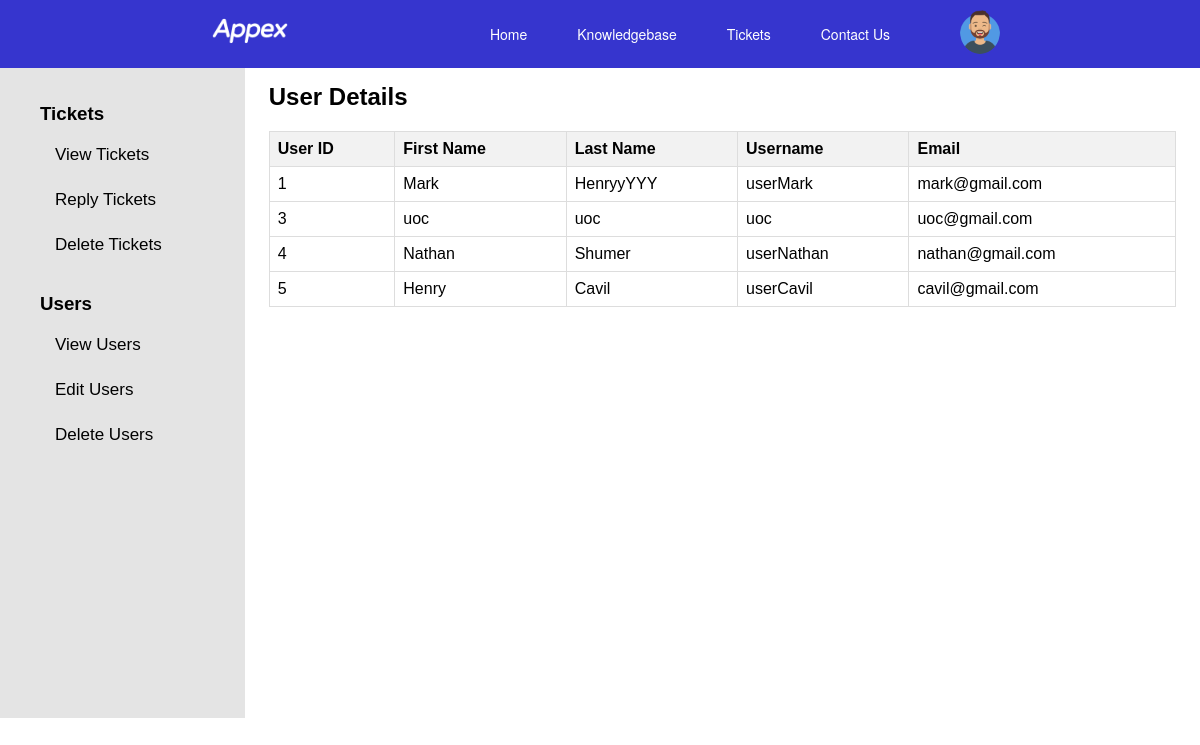
The page /php/dashboard.php (signed in) on the database its author committed.
### tables this page shows
CREATE TABLE `userdetails` (
  `userID` int(10) NOT NULL,
  `firstName` varchar(30) NOT NULL,
  `lastName` varchar(30) NOT NULL,
  `username` varchar(50) NOT NULL,
  `email` varchar(50) NOT NULL,
  `password` varchar(50) NOT NULL
);

### php/dashboard.php (the view, shortened to what this page needs)
<?php
require_once('../include/connection.php');
?>
<?php
$query = "SELECT * FROM userdetails";
$result = mysqli_query($connection, $query);
?>
<!DOCTYPE html>
<html lang="en">
<head>
    <link rel="stylesheet" href="../css/dashboard.css">
</head>
<body>
    <nav>
        <div class="navbar-outerbox">
            <div class="logo-box">
                <a href="home.php"><img src="../resources/logos/appex-text-logo.png" alt="logo"></a>
            </div>
            <div class="menu-and-userimage-box">
                <ul class="navbar-menu-names">
                    <li><a href="#">Home</a></li>
                    <li><a href="#">Knowledgebase</a></li>
                    <li><a href="#">Tickets</a></li>
                    <li><a href="#">Contact Us</a></li>
                </ul>
                <div class="userimage">
                    <img src="../resources/images/userimage.png" alt="">
                </div>
            </div>
        </div>
    </nav>
    <div class="side-menubar-and-main">
        <div class="side-menubar">
            <div class="side-menubar-section">
                <h3 class="side-menubar-heading">Tickets</h3>
                <a href="dashboard.php"><span class="side-menubar-items">View Tickets</span></a>
                <a href="dashboard-update-user.php"><span class="side-menubar-items">Reply Tickets</span></a>
                <a href="dashboard-delete-user.php"><span class="side-menubar-items">Delete Tickets</span></a>
            </div>
            <div class="side-menubar-section">
                <h3 class="side-menubar-heading">Users</h3>
                <a href="dashboard.php"><span class="side-menubar-items">View Users</span></a>
                <a href="dashboard-update-user.php"><span class="side-menubar-items">Edit Users</span></a>
                <a href="dashboard-delete-user.php"><span class="side-menubar-items">Delete Users</span></a>
            </div>
        </div>
        <main>
            <h2>User Details</h2>
            <table>
                <thead>
                    <tr>
                        <th>User ID</th>
                        <th>First Name</th>
                        <th>Last Name</th>
                        <th>Username</th>
                        <th>Email</th>
                    </tr>
                </thead>
                <tbody>
                    <?php
                    while ($row = mysqli_fetch_assoc($result)) {
                        echo "<tr>";
                        echo "<td>" . $row['userID'] . "</td>";
                        echo "<td>" . $row['firstName'] . "</td>";
                        echo "<td>" . $row['lastName'] . "</td>";
                        echo "<td>" . $row['username'] . "</td>";
                        echo "<td>" . $row['email'] . "</td>";
                        echo "</tr>";
                    }
                    ?>
                </tbody>
            </table>
        </main>
    </div>
</body>
</html>

### css/dashboard.css (style rules this page uses)
* { margin: 0; padding: 0; box-sizing: border-box; font-family: 'Arial', sans-serif; }
nav { background-color: #3635ce; color: #fff; padding: 10px 200px; display: flex; justify-content: space-between; align-items: center; }
.navbar-outerbox { display: flex; justify-content: space-between; align-items: center; max-width: 1200px; width: 100%; font-family: 'Helvetica Neue', sans-serif; }
.navbar-outerbox a { font-family: 'Helvetica Neue', sans-serif; }
.logo-box img { max-height: 40px; }
.menu-and-userimage-box { display: flex; column-gap: 70px; align-items: center; }
.navbar-menu-names { list-style: none; display: flex; column-gap: 50px; font-size: 14px; font-weight: 400; }
.navbar-menu-names a { text-decoration: none; color: #fff; font-weight: 500; position: relative; }
.navbar-menu-names a::before { content: ''; position: absolute; bottom: -2px; left: 0; width: 0; height: 2px; background-color: #ffcc00; transition: width 0.3s ease; }
.userimage { position: relative; cursor: pointer; }
.userimage img { border-radius: 50%; max-width: 40px; transition: border 0.3s ease; }
.side-menubar-and-main { display: flex; height: 650px; }
.side-menubar { width: 300px; display: flex; flex-direction: column; row-gap: 25px; padding-top: 35px; padding-left: 30px; background: rgb(228, 228, 228); }
.side-menubar h3 { margin-bottom: 8px; padding-left: 10px; }
.side-menubar-items { padding-left: 25px; width: 100%; height: 45px; font-size: 17px; color: black; display: flex; align-items: center; }
.side-menubar a { text-decoration: none; }
main { width: 100%; display: flex; flex-direction: column; align-items: center; padding: auto; }
main h2 { margin-top: 15px; width: 95%; }
table { width: 95%; border-collapse: collapse; margin-top: 20px; }
th, td { border: 1px solid #ddd; padding: 8px; text-align: left; }
th { background-color: #f2f2f2; }

### rows shown on the page
userdetails: userID "1", firstName "Mark", lastName "HenryyYYY", username "userMark", email "mark@gmail.com"
userdetails: userID "3", firstName "uoc", lastName "uoc", username "uoc", email "uoc@gmail.com"
userdetails: userID "4", firstName "Nathan", lastName "Shumer", username "userNathan", email "nathan@gmail.com"
userdetails: userID "5", firstName "Henry", lastName "Cavil", username "userCavil", email "cavil@gmail.com"
